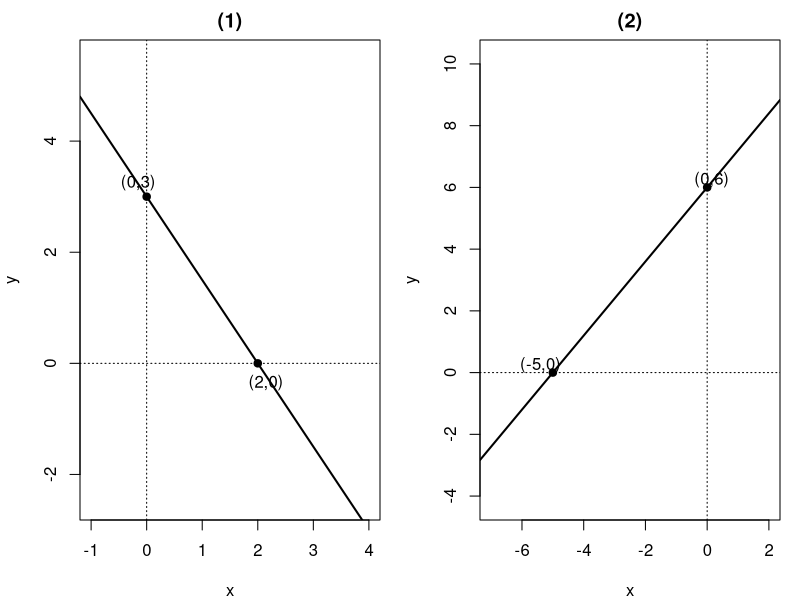
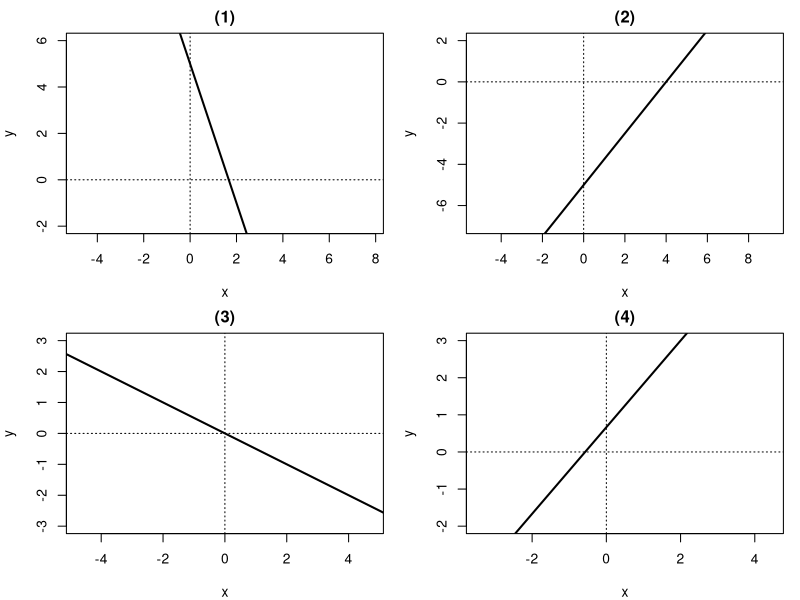
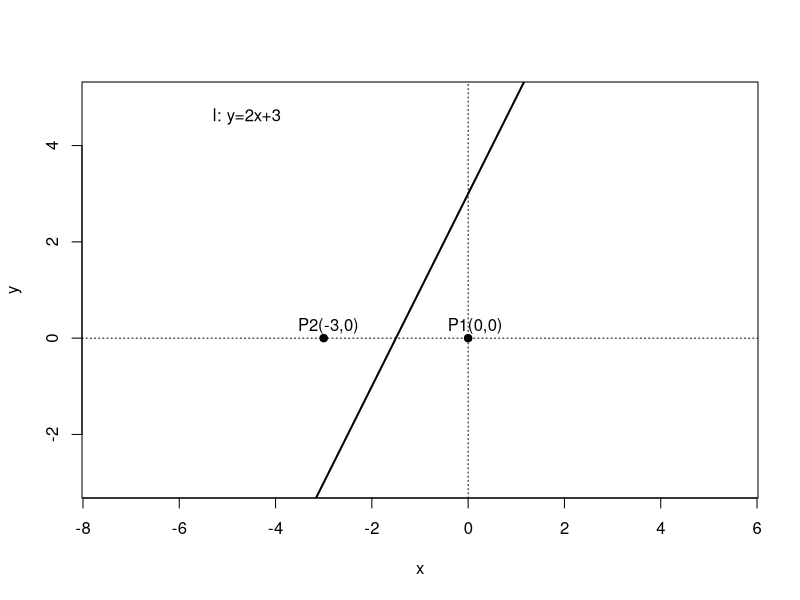
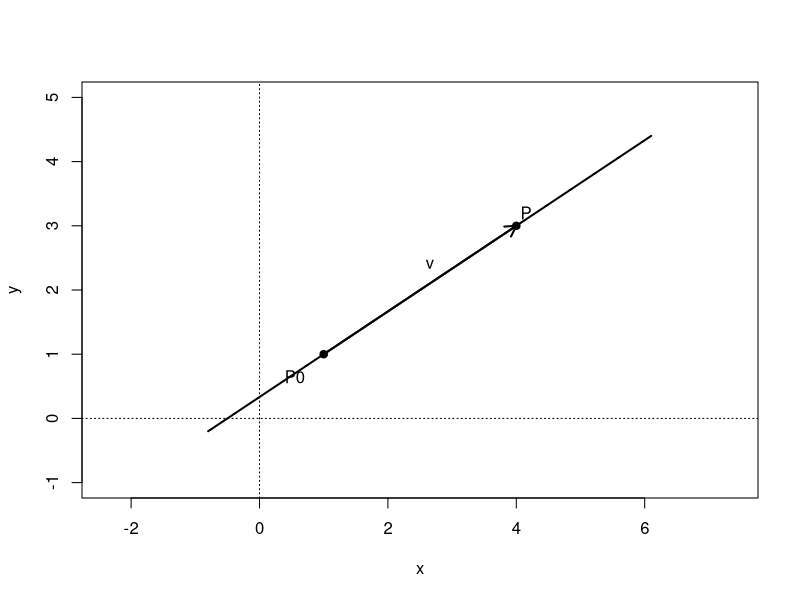

Write R code to recreate these figures, in order.
setwd("C:/Users/18904/Github/senior-mathematics/codes")
if(!dir.exists("../figures"))dir.create("../figures")

# week61-1: intercept form, 2 subplots (x/2+y/3=1 ; x/-5+y/6=1)
draw1=function(){
  par(mfrow=c(1,2),mar=c(4,4,2,1))
  plot(0,0,type="n",xlim=c(-1,4),ylim=c(-1,4),asp=1,xlab="x",ylab="y",main="(1)")
  abline(h=0,v=0,lty=3)
  abline(a=3,b=-3/2,lwd=2)
  points(c(2,0),c(0,3),pch=19)
  text(2.15,-0.35,"(2,0)");text(-0.15,3.25,"(0,3)")
  plot(0,0,type="n",xlim=c(-7,2),ylim=c(-1,7),asp=1,xlab="x",ylab="y",main="(2)")
  abline(h=0,v=0,lty=3)
  abline(a=6,b=6/5,lwd=2)
  points(c(-5,0),c(0,6),pch=19)
  text(-5.4,0.25,"(-5,0)");text(0.15,6.25,"(0,6)")
}

# week61-2: four lines, 2x2
draw2=function(){
  par(mfrow=c(2,2),mar=c(4,4,2,1))
  plot(0,0,type="n",xlim=c(-1,4),ylim=c(-2,6),asp=1,xlab="x",ylab="y",main="(1)")
  abline(h=0,v=0,lty=3);abline(a=5,b=-3,lwd=2)
  plot(0,0,type="n",xlim=c(-2,6),ylim=c(-7,2),asp=1,xlab="x",ylab="y",main="(2)")
  abline(h=0,v=0,lty=3);abline(a=-5,b=5/4,lwd=2)
  plot(0,0,type="n",xlim=c(-4,4),ylim=c(-3,3),asp=1,xlab="x",ylab="y",main="(3)")
  abline(h=0,v=0,lty=3);abline(a=0,b=-1/2,lwd=2)
  plot(0,0,type="n",xlim=c(-2,3),ylim=c(-2,3),asp=1,xlab="x",ylab="y",main="(4)")
  abline(h=0,v=0,lty=3);abline(a=2/3,b=7/6,lwd=2)
}

# week61-3: line l:2x-y+3=0 (y=2x+3), points P1(0,0), P2(-3,0) on either side
draw3=function(){
  plot(0,0,type="n",xlim=c(-5,3),ylim=c(-3,5),asp=1,xlab="x",ylab="y")
  abline(h=0,v=0,lty=3);abline(a=3,b=2,lwd=2)
  points(c(0,-3),c(0,0),pch=19)
  text(0.15,0.25,"P1(0,0)");text(-2.9,0.25,"P2(-3,0)")
  text(-4.6,4.6,"l: y=2x+3")
}

# week61-4: direction vector v=(m,n), line through P0, point P=P0+v
draw4=function(){
  plot(0,0,type="n",xlim=c(-1,6),ylim=c(-1,5),asp=1,xlab="x",ylab="y")
  abline(h=0,v=0,lty=3)
  P0=c(1,1);v=c(3,2);P=P0+v
  xs=c(P0[1]-v[1]*0.6,P[1]+v[1]*0.7);ys=c(P0[2]-v[2]*0.6,P[2]+v[2]*0.7)
  lines(xs,ys,lwd=2)
  arrows(P0[1],P0[2],P[1],P[2],length=0.12,lwd=2)
  points(P0[1],P0[2],pch=19);points(P[1],P[2],pch=19)
  text(P0[1]-0.45,P0[2]-0.35,"P0");text(P[1]+0.15,P[2]+0.2,"P")
  text((P0[1]+P[1])/2+0.15,(P0[2]+P[2])/2+0.4,"v")
}

cairo_pdf("../figures/week61-1.pdf",width=8,height=4,family="SimSun");draw1();dev.off()
svglite::svglite("../figures/week61-1.svg",width=8,height=4);draw1();dev.off()
cairo_pdf("../figures/week61-2.pdf",width=8,height=8,family="SimSun");draw2();dev.off()
svglite::svglite("../figures/week61-2.svg",width=8,height=8);draw2();dev.off()
cairo_pdf("../figures/week61-3.pdf",width=4,height=4,family="SimSun");draw3();dev.off()
svglite::svglite("../figures/week61-3.svg",width=4,height=4);draw3();dev.off()
cairo_pdf("../figures/week61-4.pdf",width=4,height=4,family="SimSun");draw4();dev.off()
svglite::svglite("../figures/week61-4.svg",width=4,height=4);draw4();dev.off()
